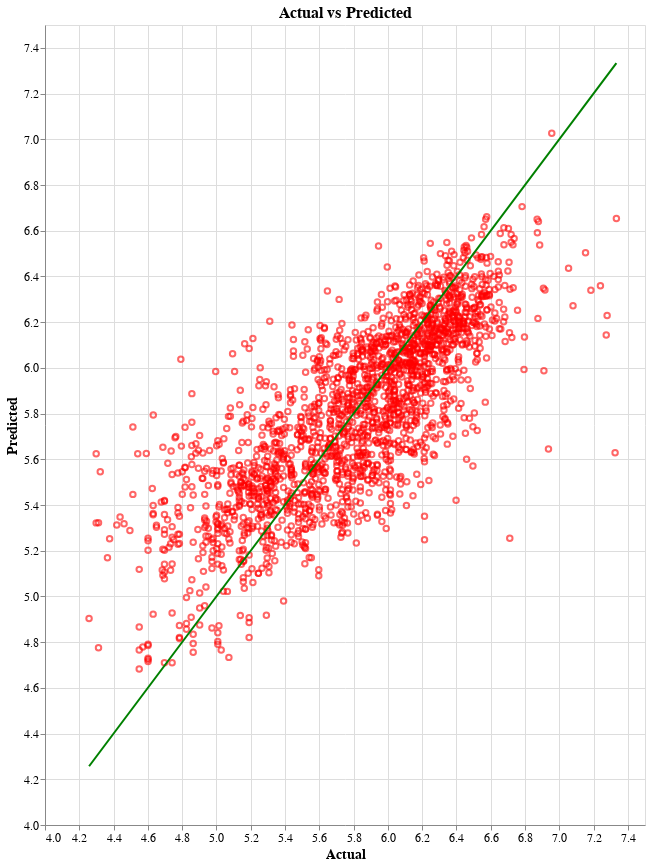

Notebook code for this chart:
### Code cell
import pandas as pd
import altair as alt

# Sample data
y_train_sampled = y_train_df.sample(n=min(len(y_train_df), 2000), random_state=42)
y_train_preds_sampled = y_train_preds.sample(n=min(len(y_train_preds), 2000), random_state=42)

# Create a combined DataFrame for plotting
data = pd.DataFrame({
    'Actual': y_train_sampled['Actual Value'],
    'Predicted': y_train_preds_sampled['TARGET_totalFare']
})

# Find the min and max values to set axis limits based on the data itself
min_train = min(data['Actual'].min(), data['Predicted'].min())
max_train = max(data['Actual'].max(), data['Predicted'].max())

# Create the Altair chart
chart = alt.Chart(data).mark_point(color='red', opacity=0.6).encode(
    x=alt.X('Actual:Q', title='Actual', scale=alt.Scale(domain=[min_train, max_train])),
    y=alt.Y('Predicted:Q', title='Predicted', scale=alt.Scale(domain=[min_train, max_train])),
    tooltip=['Actual', 'Predicted']
)

# Add the identity line
identity_line = alt.Chart(pd.DataFrame({
    'x': [min_train, max_train],
    'y': [min_train, max_train]
})).mark_line(color='green').encode(
    x='x:Q',
    y='y:Q'
)

# Combine the scatter plot and the identity line
final_chart = chart + identity_line

# Set the size of the chart to make it smaller
final_chart = final_chart.properties(
    title='Actual vs Predicted',
    width=600,  # Adjust the width here
    height=800  # Adjust the height here
).configure_axis(
    labelFontSize=12,
    titleFontSize=14
).configure_title(
    fontSize=16
)

# Show the plot
final_chart.show()

### Figure 1 — Vega-Lite specification as saved in the notebook (floating-point values rounded to 4 significant figures; data arrays with more than 128 entries replaced by an {"elided": "..."} marker saying what was removed)
{"config": {"view": {"continuousWidth": 300, "continuousHeight": 300}, "axis": {"labelFontSize": 12, "titleFontSize": 14}, "title": {"fontSize": 16}}, "layer": [{"data": {"name": "data-8167d1d2481086b06c4ffa90a45548ef"}, "mark": {"type": "point", "color": "red", "opacity": 0.6}, "encoding": {"tooltip": [{"field": "Actual", "type": "quantitative"}, {"field": "Predicted", "type": "quantitative"}], "x": {"field": "Actual", "scale": {"domain": [4.257, 7.333]}, "title": "Actual", "type": "quantitative"}, "y": {"field": "Predicted", "scale": {"domain": [4.257, 7.333]}, "title": "Predicted", "type": "quantitative"}}}, {"data": {"name": "data-e576d8dfce7a08f28a40c80820a6c880"}, "mark": {"type": "line", "color": "green"}, "encoding": {"x": {"field": "x", "type": "quantitative"}, "y": {"field": "y", "type": "quantitative"}}}], "height": 800, "title": "Actual vs Predicted", "width": 600, "$schema": "https://vega.github.io/schema/vega-lite/v5.20.1.json", "datasets": {"data-8167d1d2481086b06c4ffa90a45548ef": {"elided": "2000 records"}, "data-e576d8dfce7a08f28a40c80820a6c880": [{"x": 4.257, "y": 4.257}, {"x": 7.333, "y": 7.333}]}}
